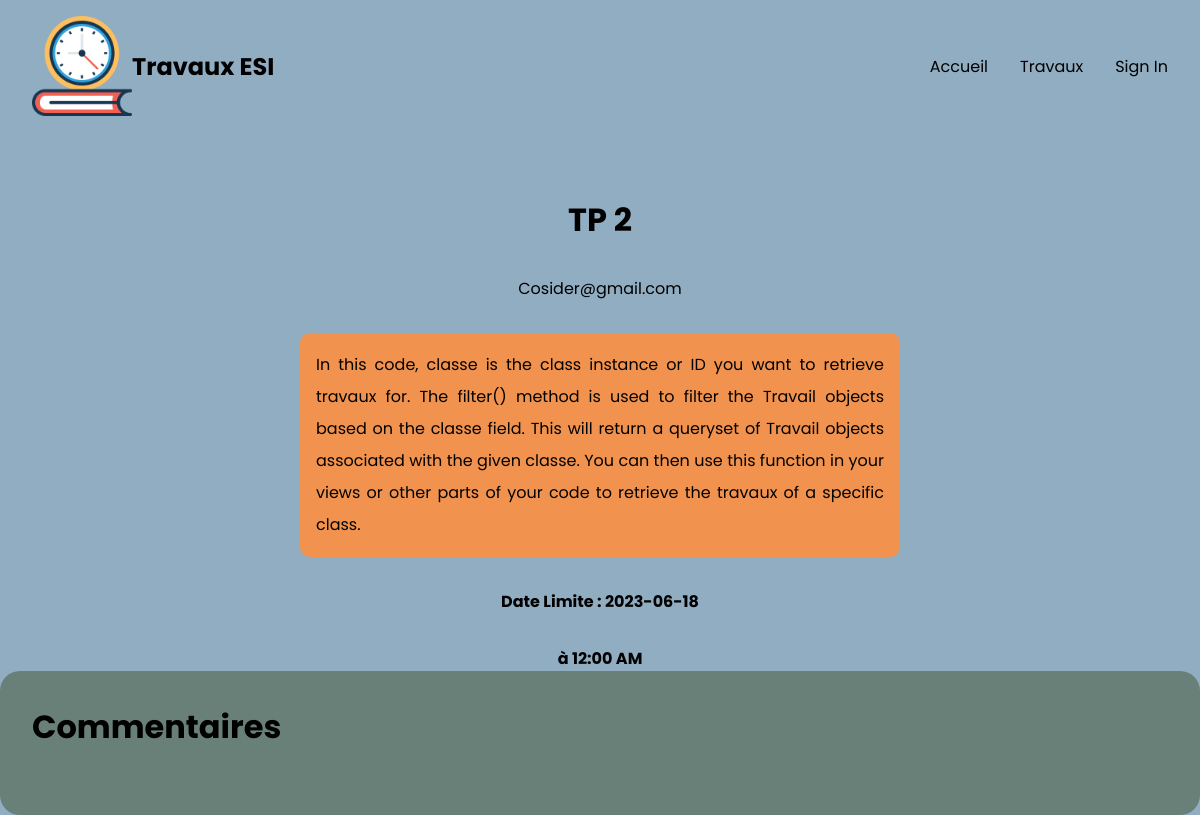
The page /details/2 on the database its author committed.
### app/models.py (models this page shows, shortened)
class Travail(models.Model):
    titre = models.CharField(max_length=200)
    description = models.TextField(blank=True,null=True)
    date_limite = models.DateTimeField()
    classe = models.ForeignKey(Classe,on_delete=models.CASCADE)
    enseignant = models.ForeignKey(Enseignant,on_delete=models.CASCADE)
    fichier = models.FileField(upload_to='fichiersens/', blank=True, null=True)

class Enseignant(models.Model):
    user = models.OneToOneField(User,on_delete=models.CASCADE)
    classe = models.ManyToManyField(Classe,related_name='enseignants')

### app/views.py (the view)
# urls.py: path('details/<int:pk>',travail_details,name="travail_details" ),
def travail_details(request, pk):
    tr = Travail.objects.get(pk=pk)
    cmnts = Commentaire.objects.filter(travail=tr)
    if request.method == 'POST':
        gt = request.POST.get('desc')
        if gt  != "" :
            cmt = Commentaire.objects.create(travail=tr,auteur=request.user,contenu=gt)
            cmt.save()
            return redirect("app:travail_details", tr.pk)
    return render(request,'all/details.html', {"tr":tr,'cmnts': cmnts})

### templates/all/details.html (shortened to what this page needs)
{% extends 'base.html' %}
{% load static %}
{% block content %}
    <div class="home-second">
                        <h1>{{tr.titre}}</h1>
                        <p>{{tr.enseignant.user.username|capfirst}}</p>
                        <p style="width: 50%; text-align: justify; line-height: 2rem; background-color: rgb(241, 147, 79); padding: 1rem; border-radius: 10px;">{{tr.description}}</p>
                        <p style="font-weight: bold;">Date Limite : {{tr.date_limite|date:'Y-m-d'}}</p>
                        <p style="font-weight: bold;">à {{tr.date_limite|time:'h:i A' }}</p>
     </div>
    <div class="second-part" style="padding: 2rem; width: 100%; background-color: rgb(105, 128, 120);border-radius: 20px;">
     <h1 style="margin-bottom: 2rem;">Commentaires</h1>
    </div>
{% endblock content %}

### static/css/style.css (style rules this page uses)
* { margin:0; padding: 0; box-sizing: border-box; }
body { font-family: 'Cairo', sans-serif; font-family: 'Montserrat', sans-serif; font-family: 'Poppins', sans-serif; color: #000; background-color: #91ADC2; min-height: 100vh; position: relative; }
.home-second { display: flex; flex-direction: column; align-items: center; gap: 2rem; padding-top: 5rem; }

### rows shown on the page
Travail: titre "TP 2", enseignant.user.username "Cosider@gmail.com", description "In this code, classe is the class instance or ID you want to retrieve travaux for. The filter() method is used to filter the Travail objects based on the classe field. This will return a queryset of Travail objects associated with the given classe. You can then use this function in your views or other parts of your code to retrieve the travaux of a specific class.", date_limite "2023-06-18", date_limite "12:00 AM"
